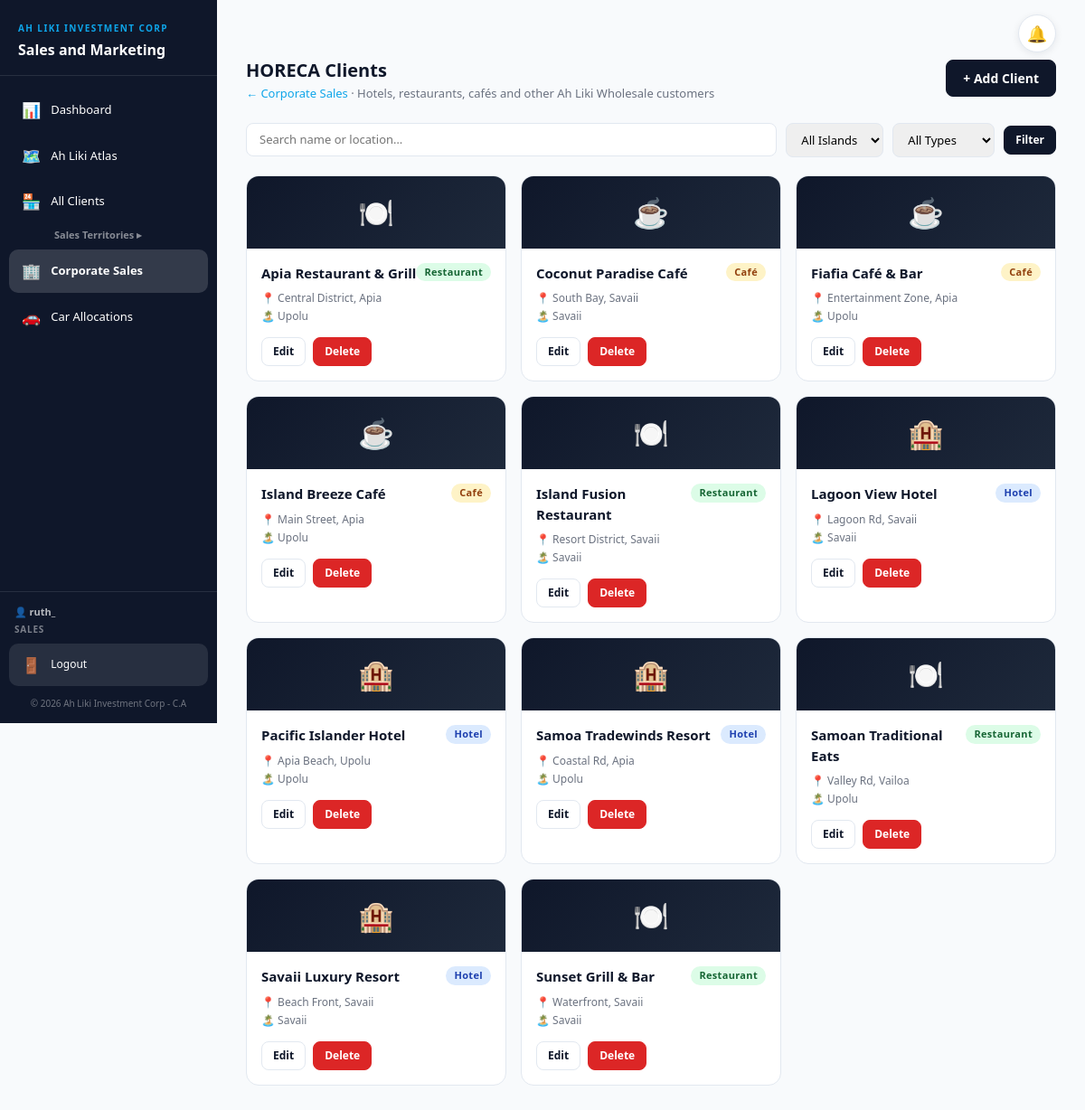
Screenshot of /horecca/ (signed in) with the database file from the repository.
### shops/models.py (models this page shows, shortened)
class Business(models.Model):
    BUSINESS_TYPES = [
        ('HOTEL',      'Hotel'),
        ('CAFE',       'Café'),
        ('RESTAURANT', 'Restaurant'),
        ('OTHER',      'Other'),
    ]
    ISLAND_CHOICES = [
        ('Upolu',  'Upolu'),
        ('Savaii', 'Savaii'),
    ]
    name          = models.CharField(max_length=200)
    business_type = models.CharField(max_length=20, choices=BUSINESS_TYPES, default='HOTEL')
    island        = models.CharField(max_length=50, choices=ISLAND_CHOICES, default='Upolu',
                                     blank=True, null=True)
    location      = models.CharField(max_length=300, blank=True)
    created_at    = models.DateTimeField(auto_now_add=True)
    updated_at    = models.DateTimeField(auto_now=True)
    class Meta:
        ordering = ['-created_at']
        verbose_name = 'HORECCA Client'
        verbose_name_plural = 'HORECCA Clients'

### shops/views.py (the view)
# urls.py: path('horecca/',                          views.business_list,      name='business_list'),
@login_required(login_url='login')
def business_list(request):
    qs = Business.objects.prefetch_related('photos').all()
    q      = request.GET.get('search_query', '').strip()
    island = request.GET.get('island', '')
    btype  = request.GET.get('business_type', '')
    if q:
        qs = qs.filter(Q(name__icontains=q) | Q(location__icontains=q))
    if island:
        qs = qs.filter(island=island)
    if btype:
        qs = qs.filter(business_type=btype)
    qs = qs.order_by('name')
    return render(request, 'shops/business_list.html', {
        'businesses': qs,
        'islands': Business.ISLAND_CHOICES,
        'business_types': Business.BUSINESS_TYPES,
        'selected_island': island,
        'selected_business_type': btype,
        'search_query': q,
    })

### fe_orders/access.py (called while the page is built)
def is_fe(user):
    return (user.is_authenticated and not user.is_superuser
            and user.groups.filter(name=FE_GROUP).exists())

def fe_context(request):
    return {'is_fe': getattr(request, 'is_fe', False)}

    def __call__(self, request):
        request.is_fe = is_fe(request.user)
        if request.is_fe and not self._allowed(request.path_info):
            return redirect('fe_home')
        return self.get_response(request)

### shops/access.py (called while the page is built)
def roles_of(user):
    if not user.is_authenticated:
        return set()
    if user.is_superuser:
        return {MANAGER}
    return set(user.groups.filter(name__in=ROLES).values_list('name', flat=True))

def finance_roles_of(user):
    if not user.is_authenticated or user.is_superuser:
        return set()
    return set(user.groups.filter(name__in=FINANCE_ROLES).values_list('name', flat=True))

def is_finance(user):
    return bool(finance_roles_of(user)) and not roles_of(user)

def blocked_areas(user):
    roles = roles_of(user)
    if not roles:
        return set().union(*BLOCKED.values())
    return set.intersection(*(BLOCKED[r] for r in roles))

def areas_of(url_name):
    areas = {area for area, names in AREAS.items() if url_name in names}
    if url_name.startswith('fe_'):
        areas.add('fe_ordering')
    return areas

def can_see_sales(request):
    return not {'corporate_sales', 'monthly_sales'} <= getattr(request, 'blocked_areas', set())

def role_label(user):
    if is_finance(user):
        return FINANCIAL_CONTROLLER if FINANCIAL_CONTROLLER in finance_roles_of(user) else FINANCE_STAFF
    roles = roles_of(user)
    for r in (MANAGER, MARKETING, SALES):
        if r in roles:
            return r
    return 'No access level'

def access_context(request):
    blocked = getattr(request, 'blocked_areas', set())
    return {
        'access': {area: area not in blocked for area in AREAS},
        'can_export': getattr(request, 'can_export', True),
        'see_sales': can_see_sales(request),
        'is_finance': getattr(request, 'is_finance', False),
        'user_role': role_label(request.user) if getattr(request, 'user', None) else '',
    }

### shops/templates/shops/business_list.html (shortened to what this page needs)
{% extends 'shops/base.html' %}
{% block content %}
<div class="page-header">
  <div>
    <h2 class="page-title">HORECA Clients</h2>
    <p class="page-sub"><a href="{% url 'corporate_sales' %}" style="color:var(--accent);text-decoration:none">← Corporate Sales</a> · Hotels, restaurants, cafés and other Ah Liki Wholesale customers</p>
  </div>
  <div style="display:flex;gap:10px">
    <a href="{% url 'add_business' %}" class="btn-sms btn-primary-custom">+ Add Client</a>
  </div>
</div>
<form method="GET" style="display:flex;gap:10px;flex-wrap:wrap;margin-bottom:20px;align-items:center">
  <input type="text" name="search_query" value="{{ search_query }}" placeholder="Search name or location…"
         style="padding:8px 14px;border:1px solid var(--border);border-radius:8px;font-size:13px;flex:1 1 180px">
  <select name="island" style="padding:8px 12px;border:1px solid var(--border);border-radius:8px;font-size:13px">
    <option value="">All Islands</option>
  </select>
  <select name="business_type" style="padding:8px 12px;border:1px solid var(--border);border-radius:8px;font-size:13px">
    <option value="">All Types</option>
  </select>
  <button type="submit" class="btn-sms btn-primary-custom sm">Filter</button>
</form>
{% with type_icons="HOTEL:🏨,CAFE:☕,RESTAURANT:🍽️,OTHER:🏢" %}
<div style="display:grid;grid-template-columns:repeat(auto-fill,minmax(250px,1fr));gap:16px">
  {% for b in businesses %}
  <div class="sms-card">
    <div style="background:linear-gradient(135deg,var(--primary),var(--primary2));height:80px;display:flex;align-items:center;justify-content:center;position:relative;overflow:hidden">
      <span style="font-size:32px;position:relative;z-index:1">{% if b.business_type == 'HOTEL' %}🏨{% elif b.business_type == 'CAFE' %}☕{% elif b.business_type == 'RESTAURANT' %}🍽️{% else %}🏢{% endif %}</span>
    </div>
    <div style="padding:16px">
      <div style="display:flex;justify-content:space-between;align-items:flex-start;margin-bottom:8px">
        <span style="font-weight:700;font-size:15px;color:var(--primary)">{{ b.name }}</span>
        <span class="badge-custom {% if b.business_type == 'HOTEL' %}badge-blue{% elif b.business_type == 'CAFE' %}badge-amber{% elif b.business_type == 'RESTAURANT' %}badge-green{% else %}badge-gray{% endif %}">{{ b.get_business_type_display }}</span>
      </div>
      <div style="color:var(--muted);font-size:12px;margin-bottom:2px">📍 {{ b.location|default:"—" }}</div>
      <div style="color:var(--muted);font-size:12px;margin-bottom:14px">🏝️ {{ b.island|default:"—" }}</div>
      <div style="display:flex;gap:8px">
        <a href="{% url 'edit_business' b.id %}"   class="btn-sms btn-outline-custom sm">Edit</a>
        <a href="{% url 'delete_business' b.id %}" class="btn-sms btn-danger-custom sm"
           onclick="return confirm('Delete {{ b.name }}?')">Delete</a>
      </div>
    </div>
  </div>
  {% empty %}
  <p style="color:var(--muted)">No clients found.</p>
  {% endfor %}
</div>
{% endwith %}
{% endblock %}

### shops/templates/shops/base.html (shortened to what this page needs)
<!DOCTYPE html>
<html lang="en">
<head>
  <link rel="stylesheet" href="https://cdn.jsdelivr.net/npm/bootstrap@5.3.0/dist/css/bootstrap.min.css">
</head>
<body>
<div class="layout">
  <aside class="sidebar" id="sidebar">
    <div class="sidebar-brand">
      <div class="label">Ah Liki Investment Corp</div>
      <div class="title">{% if is_finance %}Finance{% else %}Sales and Marketing{% endif %}</div>
    </div>
    <nav>
      {% with n=request.resolver_match.url_name %}
      <a href="{% url 'dashboard' %}"        class="nav-item-custom {% if n == 'dashboard' %}active{% endif %}"><span class="nav-icon">📊</span>Dashboard</a>
      <a href="{% url 'atlas' %}"            class="nav-item-custom {% if n == 'atlas' %}active{% endif %}"><span class="nav-icon">🗺️</span>Ah Liki Atlas</a>
      {% if not is_finance %}
      <a href="{% url 'shop_list' %}"        class="nav-item-custom {% if n == 'shop_list' or n == 'shop_detail' or n == 'add_shop' or n == 'edit_shop' %}active{% endif %}"><span class="nav-icon">🏪</span>All Clients</a>
      <details class="nav-group" {% if n == 'territory_shops' %}open{% endif %}>
        <summary>Sales Territories</summary>
      </details>
      {% endif %}
      {% if access.corporate_sales %}
      <a href="{% url 'corporate_sales' %}"  class="nav-item-custom {% if n == 'corporate_sales' or n == 'corporate_targets' or n == 'business_list' or n == 'add_business' or n == 'edit_business' %}active{% endif %}"><span class="nav-icon">🏢</span>Corporate Sales</a>
      {% endif %}
      <a href="{% url 'car_allocations' %}"  class="nav-item-custom {% if n == 'car_allocations' %}active{% endif %}"><span class="nav-icon">🚗</span>Car Allocations</a>
      {% endwith %}
    </nav>
    <div class="sidebar-footer">
      <div style="color:rgba(255,255,255,.7);font-size:11px;font-weight:600;margin-bottom:8px;padding:0 6px">
        👤 {{ user.username }}
        {% if not is_fe %}<div style="color:rgba(255,255,255,.45);font-size:10px;font-weight:700;text-transform:uppercase;letter-spacing:.08em;margin-top:3px">{{ user_role }}</div>{% endif %}
      </div>
      <a href="{% url 'logout' %}" class="nav-item-custom" style="font-size:12px;margin:0;background:rgba(255,255,255,.1)"><span class="nav-icon">🚪</span>Logout</a>
      <div style="color:rgba(255,255,255,.4);font-size:10px;text-align:center;margin-top:12px">© 2026 Ah Liki Investment Corp - C.A</div>
    </div>
  </aside>
  <main class="main-content">
    <div class="top-actions">{% include 'car_allocations/_notifications.html' %}</div>
    {% block content %}{% endblock %}
  </main>
</div>
</body>
</html>

### shops/templates/shops/base.html (style rules this page uses)
:root { --primary: #0F172A; --primary2: #1E293B; --accent: #0EA5E9; --accent-light: #38BDF8; --surface: #F8FAFC; --card: #FFFFFF; --muted: #6B7280; --border: #E2E8F0; --success: #16A34A; --danger: #DC2626; --info: #2563EB; --text-primary: #0F172A; --text-secondary: #475569; }
* { box-sizing: border-box; }
body { font-family: 'Segoe UI', system-ui, sans-serif; background: var(--surface); min-height: 100vh; margin: 0; color: #1F2937; }
.layout { display: flex; min-height: 100vh; }
.sidebar { width: 240px; flex-shrink: 0; background: var(--primary); display: flex; flex-direction: column; position: sticky; top: 0; height: 100vh; overflow-y: auto; }
.sidebar-brand { padding: 24px 20px 16px; border-bottom: 1px solid rgba(255,255,255,.1); }
.sidebar-brand .label { color: var(--accent); font-size: 10px; font-weight: 800; letter-spacing: .14em; text-transform: uppercase; margin-bottom: 4px; }
.sidebar-brand .title { color: #fff; font-size: 16px; font-weight: 700; }
.sidebar nav { flex: 1; padding: 14px 10px; }
.nav-item-custom { display: flex; align-items: center; gap: 11px; width: 100%; padding: 11px 14px; border: none; border-radius: 10px; margin-bottom: 3px; cursor: pointer; color: #fff; font-weight: 400; font-size: 13px; text-decoration: none; background: transparent; transition: background .15s; white-space: nowrap; }
.nav-item-custom:hover, .nav-item-custom.active { background: rgba(255,255,255,.15); color: #fff; font-weight: 700; }
.nav-icon { font-size: 17px; }
.nav-group summary { list-style: none; cursor: pointer; color: rgba(255,255,255,.5); font-size: 11px; font-weight: 600; padding: 2px 14px 8px 50px; }
.nav-group summary::after { content: ' ▸'; }
.sidebar-footer { padding: 14px 10px; border-top: 1px solid rgba(255,255,255,.1); }
.main-content { flex: 1; padding: 32px; min-width: 0; }
.top-actions { display: flex; justify-content: flex-end; margin: -16px 0 8px; }
.badge-custom { font-size: 11px; font-weight: 600; padding: 2px 9px; border-radius: 999px; letter-spacing: .03em; white-space: nowrap; display: inline-block; }
.badge-green { background: #DCFCE7; color: #166534; }
.badge-blue { background: #DBEAFE; color: #1E40AF; }
.badge-amber { background: #FEF3C7; color: #92400E; }
.btn-primary-custom { background: var(--primary); color: #fff; border: 1px solid var(--primary); }
.btn-outline-custom { background: transparent; color: var(--primary); border: 1px solid var(--border); }
.btn-danger-custom { background: var(--danger); color: #fff; border: 1px solid var(--danger); }
.btn-sms { border-radius: 8px; padding: 9px 18px; font-size: 14px; font-weight: 600; cursor: pointer; display: inline-flex; align-items: center; gap: 6px; text-decoration: none; }
.btn-sms.sm { padding: 6px 12px; font-size: 12px; }
.sms-card { background: var(--card); border: 1px solid var(--border); border-radius: 14px; overflow: hidden; }
.page-header { display:flex; justify-content:space-between; align-items:flex-start; margin-bottom:22px; }
.page-title { margin:0; color:var(--primary); font-size:20px; font-weight:700; }
.page-sub { margin:4px 0 0; color:var(--muted); font-size:13px; }

### rows the page displays
Business: name "Apia Restaurant & Grill", business_type "Restaurant", location "Central District, Apia", island "Upolu"
Business: name "Coconut Paradise Café", business_type "Café", location "South Bay, Savaii", island "Savaii"
Business: name "Fiafia Café & Bar", business_type "Café", location "Entertainment Zone, Apia", island "Upolu"
Business: name "Island Breeze Café", business_type "Café", location "Main Street, Apia", island "Upolu"
Business: name "Island Fusion Restaurant", business_type "Restaurant", location "Resort District, Savaii", island "Savaii"
Business: name "Lagoon View Hotel", business_type "Hotel", location "Lagoon Rd, Savaii", island "Savaii"
Business: name "Pacific Islander Hotel", business_type "Hotel", location "Apia Beach, Upolu", island "Upolu"
Business: name "Samoa Tradewinds Resort", business_type "Hotel", location "Coastal Rd, Apia", island "Upolu"
Business: name "Samoan Traditional Eats", business_type "Restaurant", location "Valley Rd, Vailoa", island "Upolu"
Business: name "Savaii Luxury Resort", business_type "Hotel", location "Beach Front, Savaii", island "Savaii"
Business: name "Sunset Grill & Bar", business_type "Restaurant", location "Waterfront, Savaii", island "Savaii"

### other values shown
{{ user.username }} "ruth_"
{{ user_role }} "SALES"
